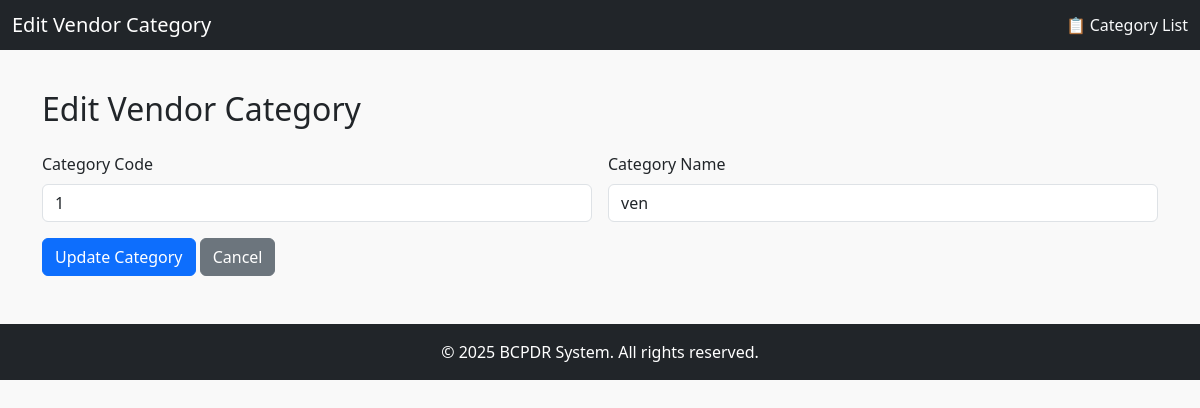
Before: /vendor_category_master/edit_vendor_category.php?id=1 with the older database file.
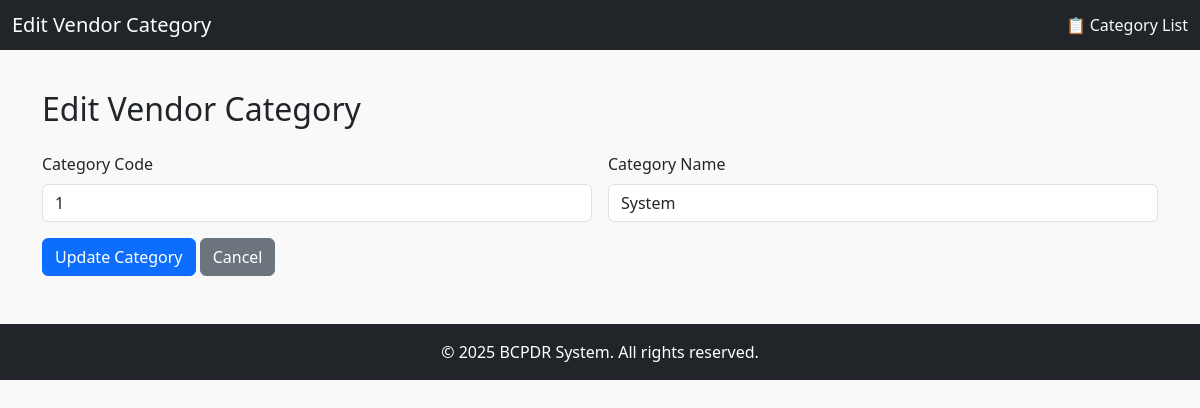
After: the same page with the newer database file.
### tables this page shows
CREATE TABLE `vendor_category` (
  `id` int(11) NOT NULL,
  `category_code` varchar(10) NOT NULL,
  `category_name` varchar(100) NOT NULL
);

### vendor_category_master/edit_vendor_category.php (the view, shortened to what this page needs)
<?php
$conn = new mysqli("localhost", "root", "", "BCPDR");
$id = $_GET['id'] ?? 0;
$id = (int)$id;
$query = "SELECT * FROM vendor_category WHERE id = $id";
$result = $conn->query($query);
$row = $result->fetch_assoc();
?>
<!DOCTYPE html>
<html>
<head>
    <link href="https://cdn.jsdelivr.net/npm/bootstrap@5.3.3/dist/css/bootstrap.min.css" rel="stylesheet">
</head>
<body>
<nav class="navbar navbar-dark bg-dark">
    <div class="container-fluid">
        <span class="navbar-brand mb-0 h1">Edit Vendor Category</span>
        <span class="text-light">
            <a href="vendor_category_list.php" class="text-light text-decoration-none">📋 Category List</a>
        </span>
    </div>
</nav>
<div class="container">
    <h2 class="mb-4">Edit Vendor Category</h2>
    <form method="post" class="row g-3">
        <div class="col-md-6">
            <label class="form-label">Category Code</label>
            <input type="text" name="category_code" value="<?= htmlspecialchars($row['category_code']) ?>" class="form-control" required>
        </div>
        <div class="col-md-6">
            <label class="form-label">Category Name</label>
            <input type="text" name="category_name" value="<?= htmlspecialchars($row['category_name']) ?>" class="form-control" required>
        </div>
        <div class="col-12">
            <button type="submit" class="btn btn-primary">Update Category</button>
            <a href="vendor_category_list.php" class="btn btn-secondary">Cancel</a>
        </div>
    </form>
</div>
<footer class="bg-dark text-white text-center py-3 mt-5">
    © 2025 BCPDR System. All rights reserved.
</footer>
</body>
</html>

Changed rows visible on the page:
changed vendor_category: category_name "ven" → "System"
